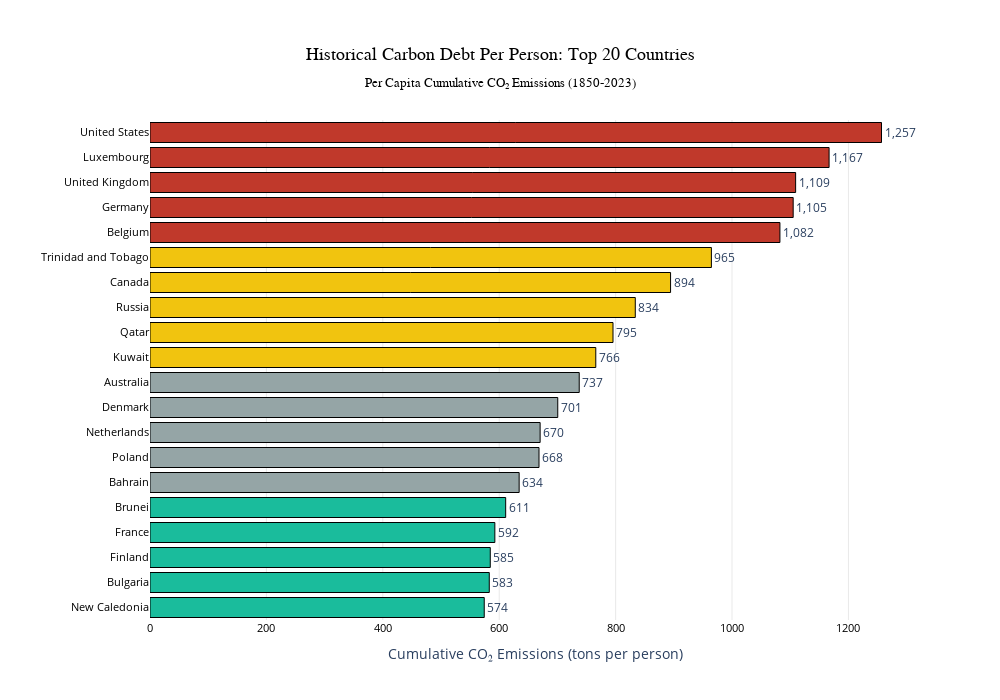

Here is the notebook cell this chart was saved with:
### Markdown cell above
## What is the cumulative CO₂ burden by income group since 1850?

### Code cell
# Filter historical data from 1850 onwards
df_historical = df[df['Year'] >= 1850].copy()

# Get current population by country
latest_year = df['Year'].max()
df_current = df[df['Year'] == latest_year].copy()

# Calculate cumulative emissions by country (in tons)
cumulative_by_country = df_historical.groupby('Country')['CO2 Emissions'].sum()

# Get current population by country
current_population = df_current.set_index('Country')['Population']

# Calculate per capita cumulative emissions
# Emissions appear to be in million tons (Mt), so multiply by 1,000,000 to get tons
# Then divide by population to get tons per person
common_countries = cumulative_by_country.index.intersection(current_population.index)
per_capita_cumulative = (cumulative_by_country[common_countries] * 1_000_000) / current_population[common_countries]

# Remove any NaN or infinite values and filter countries with reasonable population
per_capita_cumulative = per_capita_cumulative[
    (per_capita_cumulative.notna()) & 
    (per_capita_cumulative != float('inf')) &
    (current_population[common_countries] > 100000)  # Filter out very small countries
]

# Get top 20 countries
top_20_percapita = per_capita_cumulative.nlargest(20).sort_values(ascending=True)

# Create horizontal bar chart
fig = go.Figure()

# Create color gradient: Rust (top emitters) → Mustard → Teal (lower emitters)
colors = []
for i in range(len(top_20_percapita)):
    if i >= 15:  # Top 5 (highest)
        colors.append(UN_COLORS['high_income'])  # Rust
    elif i >= 10:  # Next 5
        colors.append(UN_COLORS['upper_middle'])  # Mustard
    elif i >= 5:  # Next 5
        colors.append('#95A5A6')  # Light grey
    else:  # Bottom 5
        colors.append(UN_COLORS['lower_middle'])  # Teal

fig.add_trace(go.Bar(
    y=top_20_percapita.index,
    x=top_20_percapita.values,
    orientation='h',
    text=[f'{val:,.0f}' for val in top_20_percapita.values],
    textposition='outside',
    marker=dict(
        color=colors,
        line=dict(color=UN_COLORS['slate_grey'], width=1)
    ),
    hovertemplate='<b>%{y}</b><br>Per Capita Cumulative: %{x:,.0f} tons/person<extra></extra>',
    showlegend=False
))

# Update layout
fig.update_layout(
    title=dict(
        text='Historical Carbon Debt Per Person: Top 20 Countries<br><sub>Per Capita Cumulative CO₂ Emissions (1850-2023)</sub>',
        font=dict(size=18, color=UN_COLORS['slate_grey'], family='Arial'),
        x=0.5,
        xanchor='center'
    ),
    xaxis=dict(
        title='Cumulative CO₂ Emissions (tons per person)',
        tickfont=dict(size=11, color=UN_COLORS['slate_grey']),
        showgrid=True,
        gridcolor='lightgray',
        gridwidth=0.5
    ),
    yaxis=dict(
        tickfont=dict(size=11, color=UN_COLORS['slate_grey']),
        showgrid=False
    ),
    plot_bgcolor='white',
    height=700,
    width=1000,
    margin=dict(l=150, r=80, t=120, b=80)
)

# Save and show
fig.show()

### Figure 1 — Plotly figure (JSON) as saved in the notebook; plotly's stock layout.template omitted (floating-point values rounded to 4 significant figures)
{"data": [{"hovertemplate": "<b>%{y}</b><br>Per Capita Cumulative: %{x:,.0f} tons/person<extra></extra>", "marker": {"color": ["#1ABC9C", "#1ABC9C", "#1ABC9C", "#1ABC9C", "#1ABC9C", "#95A5A6", "#95A5A6", "#95A5A6", "#95A5A6", "#95A5A6", "#F1C40F", "#F1C40F", "#F1C40F", "#F1C40F", "#F1C40F", "#C0392B", "#C0392B", "#C0392B", "#C0392B", "#C0392B"], "line": {"color": "#000000", "width": 1}}, "orientation": "h", "showlegend": false, "text": ["574", "583", "585", "592", "611", "634", "668", "670", "701", "737", "766", "795", "834", "894", "965", "1,082", "1,105", "1,109", "1,167", "1,257"], "textposition": "outside", "type": "bar", "x": [574.3, 582.9, 584.6, 592.5, 611.1, 634.2, 668.4, 670.3, 700.6, 737.5, 765.9, 795.5, 833.8, 894.4, 964.5, 1082.0, 1105.0, 1109.0, 1167.0, 1257.0], "y": ["New Caledonia", "Bulgaria", "Finland", "France", "Brunei", "Bahrain", "Poland", "Netherlands", "Denmark", "Australia", "Kuwait", "Qatar", "Russia", "Canada", "Trinidad and Tobago", "Belgium", "Germany", "United Kingdom", "Luxembourg", "United States"]}], "layout": {"height": 700, "margin": {"b": 80, "l": 150, "r": 80, "t": 120}, "plot_bgcolor": "white", "title": {"font": {"color": "#000000", "family": "Arial", "size": 18}, "text": "Historical Carbon Debt Per Person: Top 20 Countries<br><sub>Per Capita Cumulative CO₂ Emissions (1850-2023)</sub>", "x": 0.5, "xanchor": "center"}, "width": 1000, "xaxis": {"gridcolor": "lightgray", "gridwidth": 0.5, "showgrid": true, "tickfont": {"color": "#000000", "size": 11}, "title": {"text": "Cumulative CO₂ Emissions (tons per person)"}}, "yaxis": {"showgrid": false, "tickfont": {"color": "#000000", "size": 11}}}}
